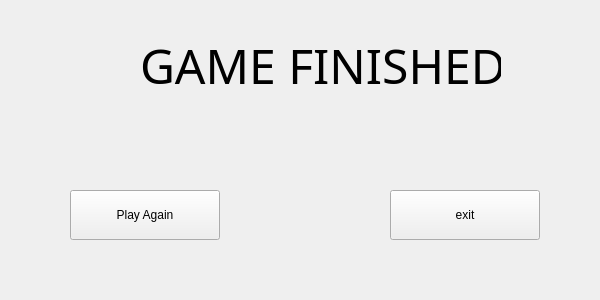
<?xml version="1.0" encoding="UTF-8"?>
<ui version="4.0">
 <class>End</class>
 <widget class="QMainWindow" name="End">
  <property name="geometry">
   <rect>
    <x>0</x>
    <y>0</y>
    <width>600</width>
    <height>300</height>
   </rect>
  </property>
  <property name="sizePolicy">
   <sizepolicy hsizetype="Fixed" vsizetype="Fixed">
    <horstretch>0</horstretch>
    <verstretch>0</verstretch>
   </sizepolicy>
  </property>
  <property name="minimumSize">
   <size>
    <width>600</width>
    <height>300</height>
   </size>
  </property>
  <property name="maximumSize">
   <size>
    <width>600</width>
    <height>300</height>
   </size>
  </property>
  <property name="windowTitle">
   <string>Game Over</string>
  </property>
  <widget class="QWidget" name="centralwidget">
   <widget class="QLabel" name="done">
    <property name="geometry">
     <rect>
      <x>140</x>
      <y>20</y>
      <width>361</width>
      <height>91</height>
     </rect>
    </property>
    <property name="font">
     <font>
      <family>Impact</family>
      <pointsize>36</pointsize>
     </font>
    </property>
    <property name="text">
     <string>GAME FINISHED</string>
    </property>
   </widget>
   <widget class="QPushButton" name="again">
    <property name="geometry">
     <rect>
      <x>70</x>
      <y>190</y>
      <width>150</width>
      <height>50</height>
     </rect>
    </property>
    <property name="text">
     <string>Play Again</string>
    </property>
   </widget>
   <widget class="QPushButton" name="exit">
    <property name="geometry">
     <rect>
      <x>390</x>
      <y>190</y>
      <width>150</width>
      <height>50</height>
     </rect>
    </property>
    <property name="text">
     <string>exit</string>
    </property>
   </widget>
  </widget>
 </widget>
 <resources/>
 <connections/>
</ui>
